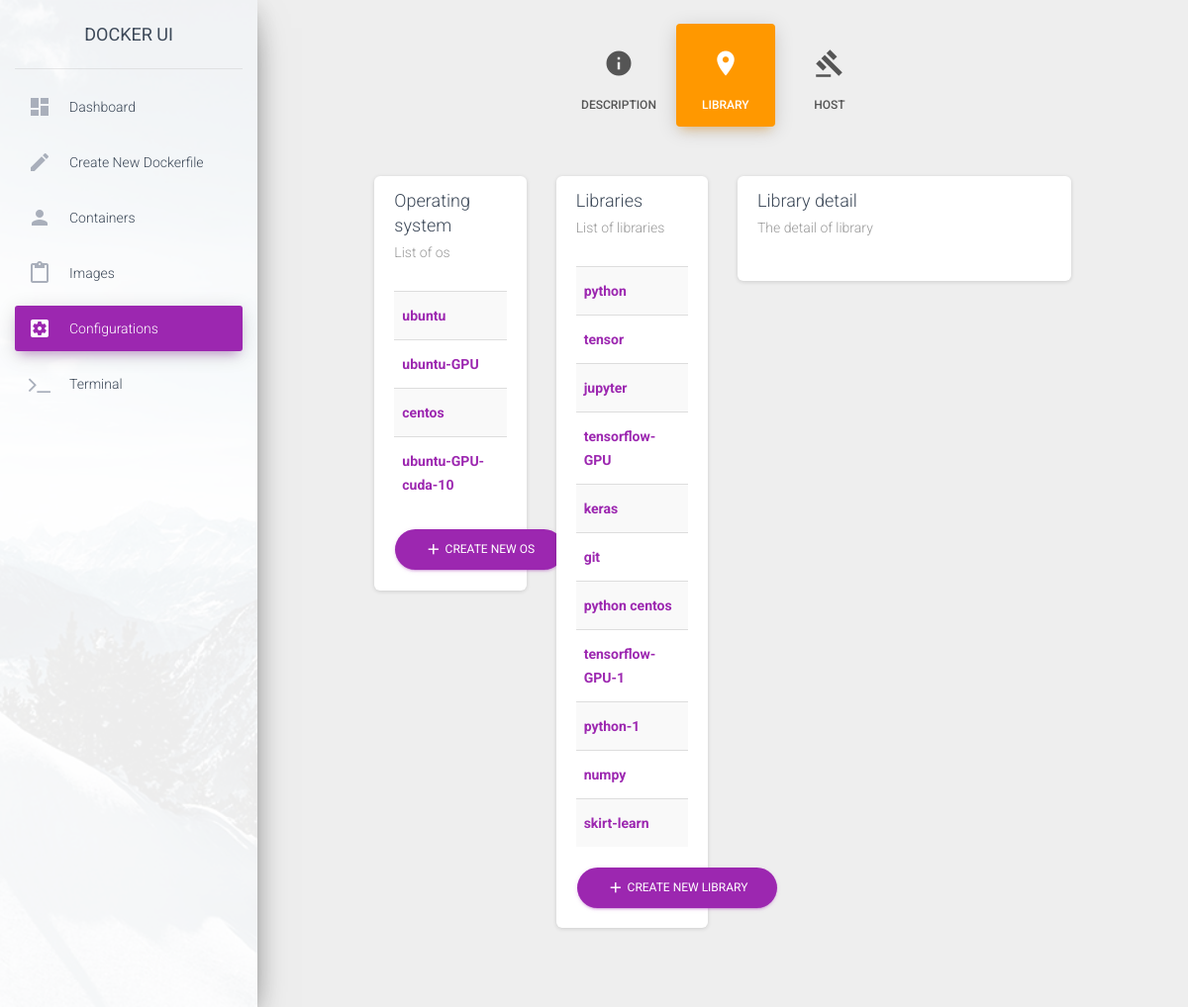
Before: /src/html/src/Configuration.php (signed in) with the older database file.
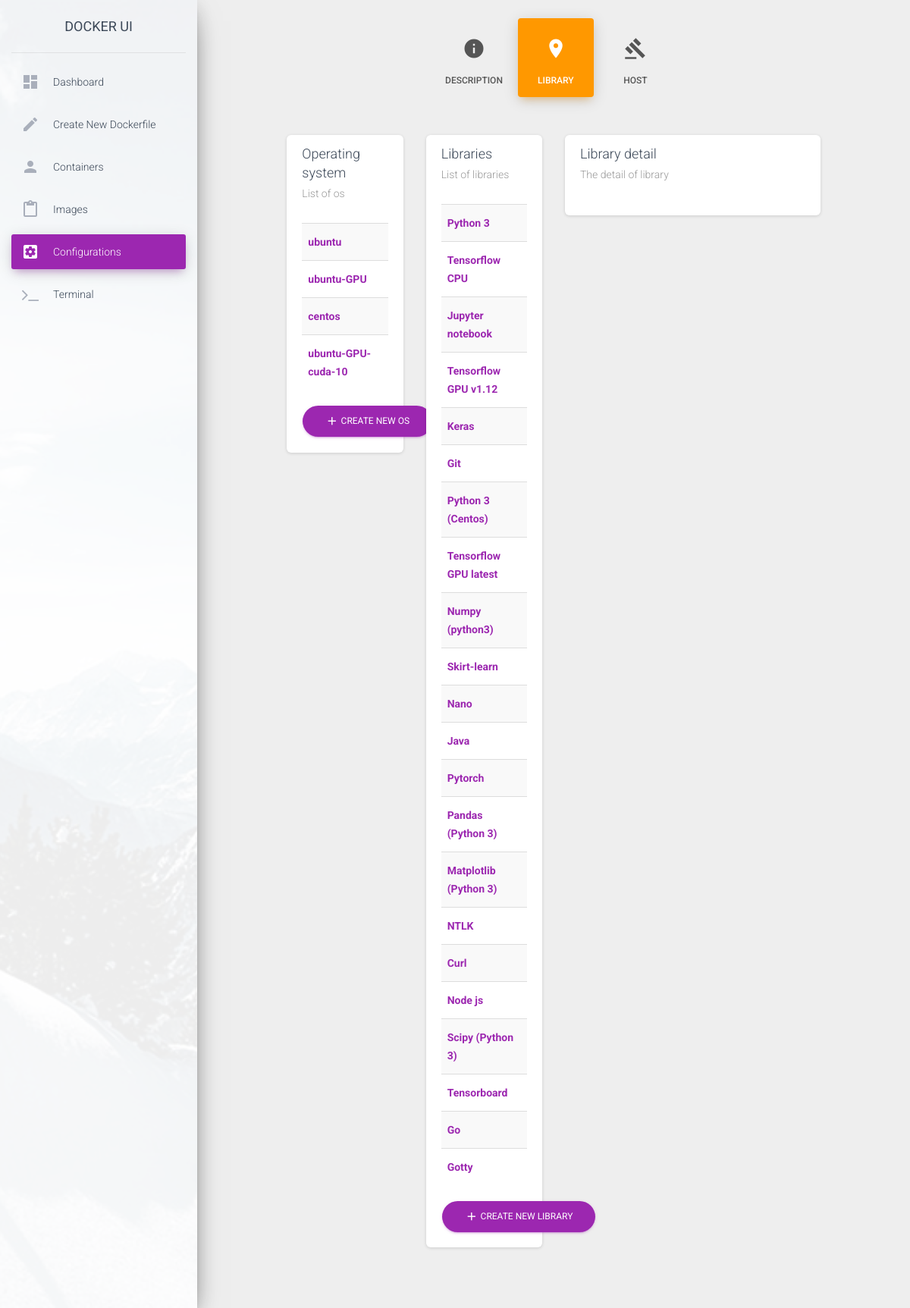
After: the same page with the newer database file.
### tables this page shows
CREATE TABLE library (
    id INTEGER PRIMARY KEY AUTOINCREMENT,
    name TEXT NOT NULL UNIQUE,
    isGPU BOOLEAN NOT NULL
);

### src/model/LibraryModel.php (called while the page is built, shortened)
<?php
    class LibraryModel {
        private $id;
        private $name;
        public function getId()
        {
            return $this->id;
        }
        public function setId($id): void
        {
            $this->id = $id;
        }
        public function getName()
        {
            return $this->name;
        }
        public function setName($name): void
        {
            $this->name = $name;
        }
    }
?>

### src/dao/LibraryDao.php (called while the page is built, shortened)
<?php
    class LibraryDao{
        function getAll() :array {
            $db = new Database();
            $sqlQuery = "SELECT * FROM library";
            $ret = $db->query($sqlQuery);
            $result = [];
            while($row = $ret->fetchArray(SQLITE3_ASSOC) ) {
               array_push($result, new LibraryEntity($row['id'], $row['name'], $row['isGPU']));
            }
            return $result;
        }
    }
?>

### src/service/LibraryService.php (called while the page is built, shortened)
<?php
    include_once(__DIR__.'/../dao/LibraryDao.php');
    include_once(__DIR__.'/../model/LibraryModel.php');
    class LibraryService {
        private $libraryDao;
        private $dependenceDao;
        function __construct(){
            $this->libraryDao = new LibraryDao();
            $this->dependenceDao = new DependenceDao();
        }
        public function getAllImageModelsMapById() {
            $libraryEntities = $this->libraryDao->getAll();
            $libraryModelMapById = array();
            foreach ($libraryEntities as $libraryEntity) {
                $libraryModelMapById[$libraryEntity->getId()] = LibraryModel::fromEntity($libraryEntity);
            }
            $dependences = $this->dependenceDao->getAll();
            foreach ($dependences as $dependence) {
                $libraryModelMapById[$dependence->getLibraryId()]->addParentLibrary($libraryModelMapById[$dependence->getParentLibraryId()]);
                $libraryModelMapById[$dependence->getParentLibraryId()]->addChildLibrary($libraryModelMapById[$dependence->getLibraryId()]);
            }
            return $libraryModelMapById;
        }
    }
?>

### src/html/src/library/LibraryPage.php (the view, shortened to what this page needs)
<?php
    include_once (__DIR__."/../../../service/LibraryService.php");
    $libraryService = new LibraryService();
    $GLOBALS['libraries'] = $libraryService->getAllImageModelsMapById();
?>
<div class="col-md-10 ml-auto mr-auto">
    <div class="row">
        <div class="col-md-3">
            <div class="card">
                <div class="card-header">
                    <h4 class="card-title">Operating system</h4>
                    <p class="card-category">List of os</p>
                </div>
                <div class="card-body">
                    <table class="table table-striped table-hover">
                        <tbody>
                            <?php
                                foreach ($GLOBALS['libraries'] as $library) {
                                    if (!$library->isOS()) {
                                        continue;
                                    }
                                    echo "<tr>";
                                    echo "<th><a href='./Configuration.php?library-id=". $library->getId()."'>".$library->getName()."</a></th>";
                                    echo "</tr>";
                                }
                            ?>
                        </tbody>
                    </table>
                    <div class="text-right">
                        <button class="btn btn-primary btn-round" data-toggle="modal" data-target="#new-os">
                            <i class="material-icons">add</i> Create new OS
                        </button>
                    </div>
                </div>
            </div>
        </div>
        <div class="col-md-3">
            <div class="card">
                <div class="card-header">
                    <h4 class="card-title">Libraries</h4>
                    <p class="card-category">List of libraries </p>
                </div>
                <div class="card-body">
                    <table class="table table-striped table-hover">
                        <tbody>
                            <?php
                                foreach ($GLOBALS['libraries'] as $library) {
                                    if ($library->isOS()) {
                                        continue;
                                    }
                                    echo "<tr>";
                                    echo "<th><a href='./Configuration.php?library-id=". $library->getId()."'>".$library->getName()."</th>";
                                    echo "</tr>";
                                }
                            ?>
                        </tbody>
                    </table>
                    <div class="text-right">
                        <button class="btn btn-primary btn-round" data-toggle="modal" data-target="#new-library">
                            <i class="material-icons">add</i> Create new library
                        </button>
                    </div>
                </div>
            </div>
        </div>
        <div class="col-md-6">
            <div class="card">
                <div class="card-header">
                    <h4 class="card-title">Library detail</h4>
                    <p class="card-category">The detail of library</p>
                </div>
                <div class="card-body">
                </div>
            </div>
        </div>
    </div>
</div>

### src/html/src/Configuration.php (shortened to what this page needs)
<!DOCTYPE html>
<html lang="en">
<head>
  <link rel="stylesheet" href="https://maxcdn.bootstrapcdn.com/font-awesome/latest/css/font-awesome.min.css">
  <link href="../assets/css/material-dashboard.css?v=2.1.1" rel="stylesheet" />
    <link rel="stylesheet" href="../highlightjs/styles/default.css">
</head>
<body class="">
  <div class="wrapper ">
    <?php
      include_once('sidebar.php'); ?>
    <div class="main-panel">
        <div class="container-fluid">
            <?php
                if (isset($_SESSION['key']) ) {
                    include_once("configuration/ConfigurationDisplay.php");
                } else {
                    include_once("configuration/login.php");
                }
            ?>
        </div>
    </div>
  </div>
</body>
</html>

### src/html/src/sidebar.php (shortened to what this page needs)
<div class="sidebar" data-color="purple" data-background-color="white" data-image="../assets/img/sidebar-1.jpg">
    <div class="logo">
      <a href="#" class="simple-text logo-normal">
        Docker UI
      </a>
    </div>
    <div class="sidebar-wrapper">
      <ul class="nav">
        <li class="nav-item <?php if ($GLOBALS['toogle'] == 'dashboard') echo "active"; ?>">
          <a class="nav-link" href="./dashboard.php">
            <i class="material-icons">dashboard</i>
            <p>Dashboard</p>
          </a>
        </li>
        <li class="nav-item <?php if ($GLOBALS['toogle'] == 'dockerfile') echo "active"; ?>">
            <a class="nav-link" href="./dockerfile.php">
              <i class="material-icons">create</i>
              <p>Create new dockerfile</p>
            </a>
          </li>
        <li class="nav-item <?php if ($GLOBALS['toogle'] == 'containers') echo "active"; ?>">
          <a class="nav-link" href="./containers.php">
            <i class="material-icons">person</i>
            <p>Containers</p>
          </a>
        </li>
        <li class="nav-item <?php if ($GLOBALS['toogle'] == 'images') echo "active"; ?>">
          <a class="nav-link" href="./images.php">
            <i class="material-icons">content_paste</i>
            <p>Images</p>
          </a>
        </li>
      <li class="nav-item <?php if ($GLOBALS['toogle'] == 'configuration') echo "active"; ?>">
          <a class="nav-link" href="./Configuration.php">
              <i class="material-icons">settings_applications</i>
              <p>Configurations</p>
          </a>
      </li>
        <li class="nav-item <?php if ($GLOBALS['toogle'] == 'terminal') echo "active"; ?>">
          <a class="nav-link" href="./Terminal.php">
            <i class="fa fa-terminal material-icons"></i>
              <p>Terminal</p>
          </a>
        </li>
      </ul>
    </div>
</div>

### src/html/src/configuration/ConfigurationDisplay.php (shortened to what this page needs)
<div class="col-md-8 ml-auto mr-auto">
    <div class="page-categories">
        <br>
    </div>
    <ul class="nav nav-pills nav-pills-warning nav-pills-icons justify-content-center" role="tablist">
        <li class="nav-item">
            <a class="nav-link" data-toggle="tab" href="#link7" role="tablist">
                <i class="material-icons">info</i> Description
            </a>
        </li>
        <li class="nav-item">
            <a class="nav-link active" data-toggle="tab" href="#link8" role="tablist">
                <i class="material-icons">location_on</i> Library
            </a>
        </li>
        <li class="nav-item">
            <a class="nav-link" data-toggle="tab" href="#link9" role="tablist">
                <i class="material-icons">gavel</i> Host
            </a>
        </li>
    </ul>
</div>
<div class="tab-content tab-space tab-subcategories">
    <div class="tab-pane active" id="link8">
        <div class="col-md-12">
            <?php include_once(__DIR__."/../library/LibraryPage.php");?>
        </div>
    </div>
</div>

Changed rows visible on the page:
removed library: name "python-1", shown under "Libraries"
changed library: name "python" → "Python 3"
changed library: name "tensor" → "Tensorflow CPU"
changed library: name "jupyter" → "Jupyter notebook"
changed library: name "tensorflow-GPU" → "Tensorflow GPU v1.12"
changed library: name "keras" → "Keras"
changed library: name "git" → "Git"
changed library: name "python centos" → "Python 3 (Centos)"
changed library: name "tensorflow-GPU-1" → "Tensorflow GPU latest"
changed library: name "numpy" → "Numpy (python3)"
changed library: name "skirt-learn" → "Skirt-learn"
added library: name "Nano", shown under "Libraries"
added library: name "Java", shown under "Libraries"
added library: name "Pytorch", shown under "Libraries"
added library: name "Pandas (Python 3)", shown under "Libraries"
added library: name "Matplotlib (Python 3)", shown under "Libraries"
added library: name "NTLK", shown under "Libraries"
added library: name "Curl", shown under "Libraries"
added library: name "Node js", shown under "Libraries"
added library: name "Scipy (Python 3)", shown under "Libraries"
added library: name "Tensorboard", shown under "Libraries"
added library: name "Go", shown under "Libraries"
added library: name "Gotty", shown under "Libraries"
